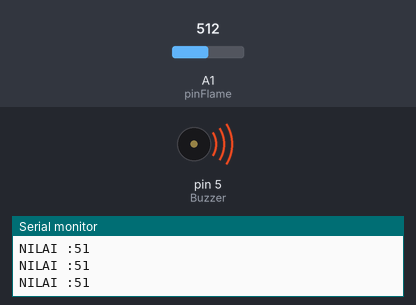
Bench run of a sketch on a simulated Arduino Uno, built with avr-gcc and run on an emulated ATmega328P. Shown: buzzer (waves = sounding, pin HIGH), the last lines printed to the serial monitor. The test bench sets the inputs (shaded band); at power-on: A1 (pinFlame) = 512.

Above: at 1.2 s.
1.3 s: A1 (pinFlame) set to 547
At 2.2 s:
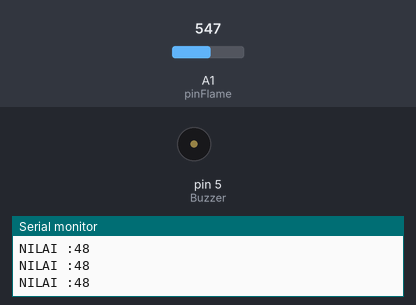
2.8 s: A1 (pinFlame) set to 511
At 3.3 s:
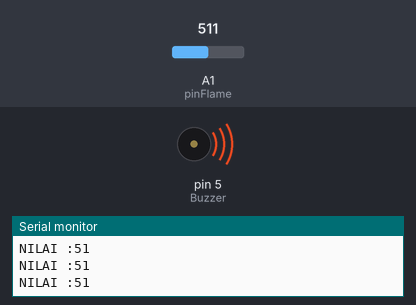
4.3 s: A1 (pinFlame) set to 716
At 5.6 s:
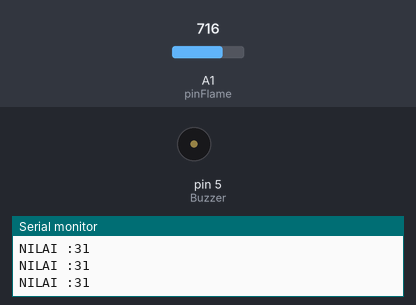
Timing chart, 0 to 7.3 s (numbered marks = the images above; inputs shaded):
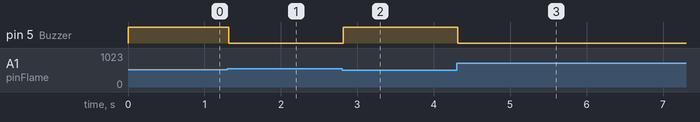

The sketch:

1.Sensor_FLAME.ino
```cpp
int pinFlame=A1;
int Buzzer=5;

void setup() {
  Serial.begin(9600);
  pinMode(Buzzer,OUTPUT);

}

void loop() {
  //BACA SENSOR
  int bacaFlame=analogRead(pinFlame);
      bacaFlame=map(bacaFlame,24,1016,100,0);    //MAPPING  //(data awal sensor,data akhir sensor,nilai yang diinginkan,nilai akhir yang diinginkan)

  //PRINT SERIAL
  Serial.print("NILAI :");
  Serial.print(bacaFlame);
  Serial.println();

  //LOGIKA
 if(bacaFlame>=50){
  digitalWrite(Buzzer,HIGH);
 }
 else{
  digitalWrite(Buzzer,LOW);
 }

}
```

Measured:
- the behaviour switches between 529 and 530 on A1 (pinFlame) (found by bisection; images 0 and 1)
- after the input at 1.3 s, pin 5 (Buzzer): HIGH → LOW at once
- after the input at 2.8 s, pin 5 (Buzzer): LOW → HIGH at once
- after the input at 4.3 s, pin 5 (Buzzer): HIGH → LOW at once
